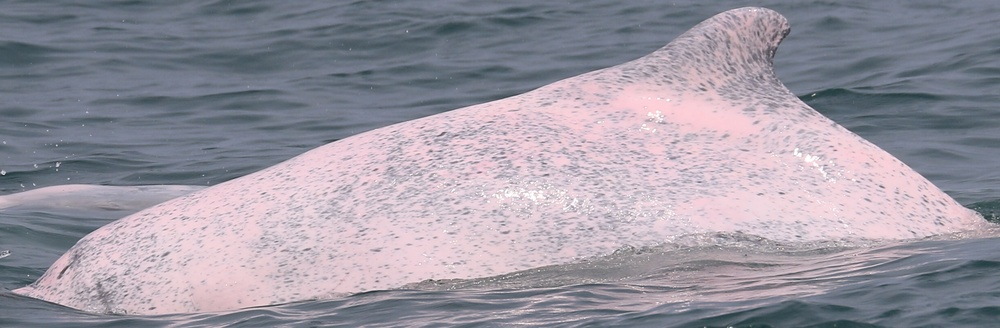
#> input picture CHN20180402_01_KP_IMG_1125.JPGb.JPG, 1000 x 328 px, shrunk from 2460 x 808 before the run, given in place of vtest.avi, which was not available
$ python erode.py
#> lines starting #> are read from the running program, lines starting #| are printed output that depends on the picture; pictures that were not available may be replaced by others from this repository, and a replacement may not be noted
import cv2

cap = cv2.VideoCapture('/home/nano2/opencv/samples/data/vtest.avi')

bg = None

while True:
    ret, frame = cap.read()
#> frame is the input picture: shape (328, 1000, 3); mean B, G, R 161.6, 150.3, 155.3

    gray = cv2.cvtColor(frame, cv2.COLOR_BGR2GRAY)
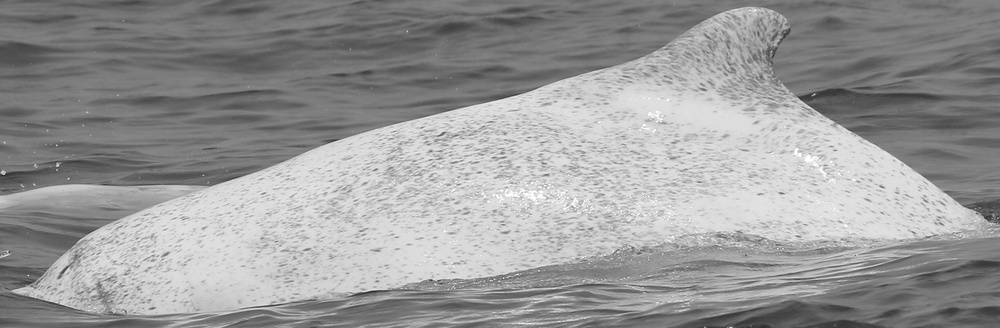
#> gray: shape (328, 1000); min 33, max 255, mean 153.1
    gray = cv2.GaussianBlur(gray, (17,17), 0)
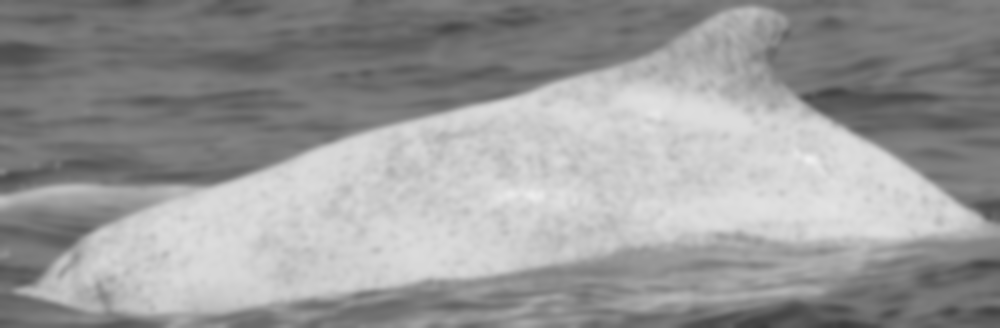
#> gray: shape (328, 1000); min 58, max 238, mean 153.1

    if bg is None:
        bg = gray
        continue
    diff = cv2.absdiff(gray, bg)
    diff = cv2.threshold(diff, 30, 255, cv2.THRESH_BINARY)[1]

    diff = cv2.erode(diff, None, iterations=2)
    diff = cv2.dilate(diff, None, iterations=2)

    cnts, hierarchy = cv2.findContours(diff, cv2.RETR_EXTERNAL, cv2.CHAIN_APPROX_SIMPLE)

    for c in cnts:
        if cv2.contourArea(c) <500:
            continue

        (x,y,w,h) = cv2.boundingRect(c)
        cv2.rectangle(frame, (x,y), (x+w, y+h), (0,255,0),2)

        cv2.imshow('frame', frame)

        if cv2.waitKey(1) == 27:
            cv2.destroyAllwindows()
            break

$ run again, on blox.jpg
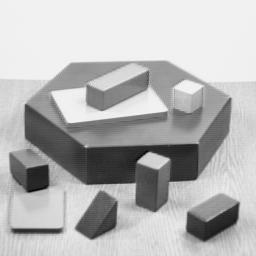
#> input picture blox.jpg, 256 x 256 px, given in place of vtest.avi, which was not available
#> frame is the input picture: shape (256, 256, 3); min 0, max 252, mean 182.8
#> `gray = cv2.GaussianBlur(gray, (17,17), 0)`:
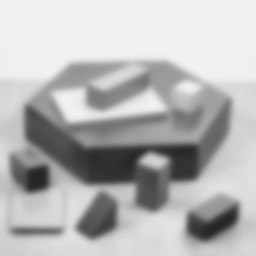
#> gray: shape (256, 256); min 36, max 241, mean 182.8
